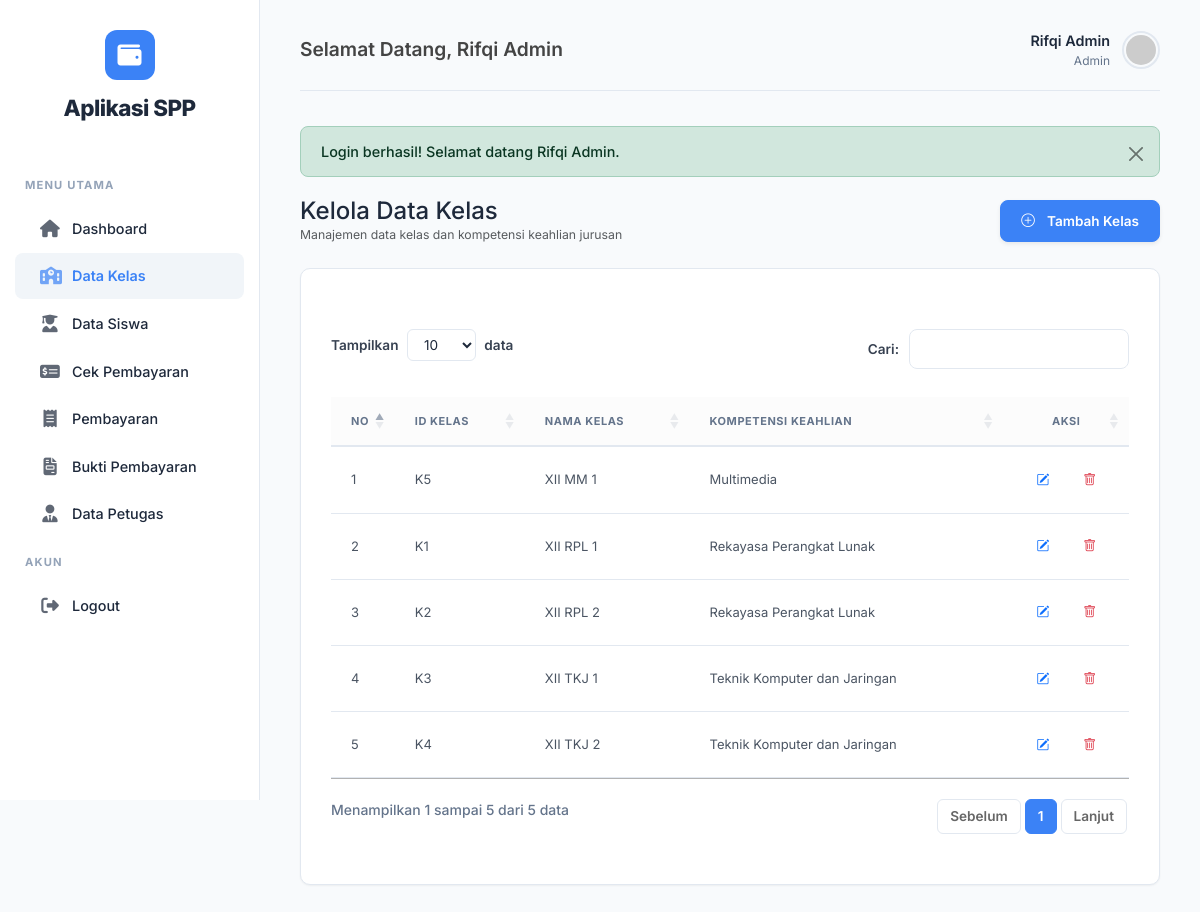
The page /modules/kelas/index.php (signed in) on the database its author committed.
### tables this page shows
CREATE TABLE `tb_kelas_muhammadrifqisaifulloh` (
  `id_kelas` varchar(11) NOT NULL,
  `nama_kelas` varchar(10) NOT NULL,
  `komp_keahlian` varchar(50) NOT NULL
);

### classes/Kelas.php (called while the page is built, shortened)
<?php
class Kelas {
    private $conn;
    private $table_name = "tb_kelas_muhammadrifqisaifulloh";
    public function __construct($db) {
        $this->conn = $db;
    }
    public function read() {
        $query = "SELECT * FROM " . $this->table_name . " ORDER BY nama_kelas ASC";
        $stmt = $this->conn->prepare($query);
        $stmt->execute();
        return $stmt;
    }
}
?>

### modules/kelas/index.php (the view, shortened to what this page needs)
<?php
require_once '../../layout/header.php';
require_once '../../classes/Kelas.php';
$database = new Database();
$db = $database->getConnection();
$kelas = new Kelas($db);
$stmt = $kelas->read();
?>
<div class="d-flex justify-content-between align-items-center mb-4 flex-wrap gap-3">
    <div>
        <h4 class="fw-700 m-0">Kelola Data Kelas</h4>
        <p class="text-muted small m-0">Manajemen data kelas dan kompetensi keahlian jurusan</p>
    </div>
    <a href="tambah.php" class="btn btn-primary rounded-3 shadow-sm">
        <i class="bi bi-plus-circle me-1"></i> Tambah Kelas
    </a>
</div>
<div class="table-responsive-custom">
    <table class="table table-hover table-custom datatable w-100">
        <thead>
            <tr>
                <th width="8%">No</th>
                <th>ID Kelas</th>
                <th>Nama Kelas</th>
                <th>Kompetensi Keahlian</th>
                <th width="15%" class="text-center">Aksi</th>
            </tr>
        </thead>
        <tbody>
            <?php
            $no = 1;
            while ($row = $stmt->fetch(PDO::FETCH_ASSOC)):
            ?>
            <tr>
                <td><?= $no++ ?></td>
                <td class="fw-600 text-secondary"><?= htmlspecialchars($row['id_kelas']) ?></td>
                <td class="fw-700 text-dark"><?= htmlspecialchars($row['nama_kelas']) ?></td>
                <td><?= htmlspecialchars($row['komp_keahlian']) ?></td>
                <td class="text-center">
                    <div class="d-flex justify-content-center gap-2">
                        <a href="edit.php?id=<?= urlencode($row['id_kelas']) ?>" class="btn btn-action btn-outline-primary" title="Edit Kelas">
                            <i class="bi bi-pencil-square"></i>
                        </a>
                        <a href="hapus.php?id=<?= urlencode($row['id_kelas']) ?>" class="btn btn-action btn-outline-danger" onclick="return confirm('Apakah Anda yakin ingin menghapus kelas ini? Tindakan ini juga akan menghapus data siswa di dalam kelas tersebut.')" title="Hapus Kelas">
                            <i class="bi bi-trash"></i>
                        </a>
                    </div>
                </td>
            </tr>
            <?php endwhile; ?>
        </tbody>
    </table>
</div>
<?php
require_once '../../layout/footer.php';
?>

### assets/css/style.css (style rules this page uses)
:root { --bs-primary: #3b82f6; --bs-primary-rgb: 59, 130, 246; --bs-success: #10b981; --bs-success-rgb: 16, 185, 129; --bs-warning: #f59e0b; --bs-warning-rgb: 245, 158, 11; --bs-danger: #ef4444; --bs-danger-rgb: 239, 68, 68; --bs-info: #3b82f6; --bs-info-rgb: 59, 130, 246; --primary: #3b82f6; --primary-dark: #2563eb; --success: #10b981; --warning: #f59e0b; --danger: #ef4444; --gray: #64748b; --gray-light: #94a3b8; --gray-lighter: #f1f5f9; --bg-body: #f8fafc; --bg-card: #ffffff; --text-main: #1e293b; --text-muted: #64748b; --border-color: #e2e8f0; --sidebar-bg: #ffffff; --sidebar-active: #f1f5f9; --shadow-sm: 0 1px 2px 0 rgba(0, 0, 0, 0.05); --shadow-md: 0 4px 6px -1px rgba(0, 0, 0, 0.1), 0 2px 4px -1px rgba(0, 0, 0, 0.06); --radius: 10px; --transition: all 0.2s cubic-bezier(0.4, 0, 0.2, 1); }
body { font-family: 'Inter', system-ui, -apple-system, sans-serif !important; background-color: var(--bg-body) !important; color: var(--text-main) !important; line-height: 1.5; font-size: 14px; -webkit-font-smoothing: antialiased; }
a { text-decoration: none; color: inherit; transition: var(--transition); }
.card, .table-responsive-custom, .form-card { background: var(--bg-card) !important; border-radius: var(--radius) !important; border: 1px solid var(--border-color) !important; box-shadow: var(--shadow-sm) !important; margin-bottom: 25px; overflow: hidden; padding: 30px !important; }
.table-responsive-custom { overflow-x: auto !important; -webkit-overflow-scrolling: touch; }
table, .table-custom { width: 100%; border-collapse: collapse; }
th, .table-custom th { padding: 16px 20px !important; border-bottom: 2px solid var(--border-color) !important; vertical-align: middle; text-align: left; background-color: #fcfcfc !important; font-size: 11px !important; text-transform: uppercase !important; font-weight: 700 !important; color: var(--gray) !important; letter-spacing: 0.05em !important; }
td, .table-custom td { padding: 16px 20px !important; border-bottom: 1px solid var(--border-color) !important; vertical-align: middle; color: #4b5563 !important; font-size: 13px !important; background-color: transparent !important; }
.btn { display: inline-flex; align-items: center; justify-content: center; padding: 10px 20px; border-radius: 8px; font-weight: 600; font-size: 0.85rem; cursor: pointer; border: 1px solid transparent; transition: var(--transition); gap: 8px; text-decoration: none; }
.btn-primary { background-color: var(--primary) !important; border-color: var(--primary) !important; color: #fff !important; }
.btn-action { padding: 6px 12px !important; font-size: 0.8rem !important; border-radius: 6px !important; font-weight: 600 !important; }

### rows shown on the page
tb_kelas_muhammadrifqisaifulloh: id_kelas "K5", nama_kelas "XII MM 1", komp_keahlian "Multimedia"
tb_kelas_muhammadrifqisaifulloh: id_kelas "K1", nama_kelas "XII RPL 1", komp_keahlian "Rekayasa Perangkat Lunak"
tb_kelas_muhammadrifqisaifulloh: id_kelas "K2", nama_kelas "XII RPL 2", komp_keahlian "Rekayasa Perangkat Lunak"
tb_kelas_muhammadrifqisaifulloh: id_kelas "K3", nama_kelas "XII TKJ 1", komp_keahlian "Teknik Komputer dan Jaringan"
tb_kelas_muhammadrifqisaifulloh: id_kelas "K4", nama_kelas "XII TKJ 2", komp_keahlian "Teknik Komputer dan Jaringan"

### other values the page prints
$_SESSION['nama'] "Rifqi Admin"
$_SESSION['level'] "Admin"
$_SESSION['alert']['message'] "Login berhasil! Selamat datang Rifqi Admin."
